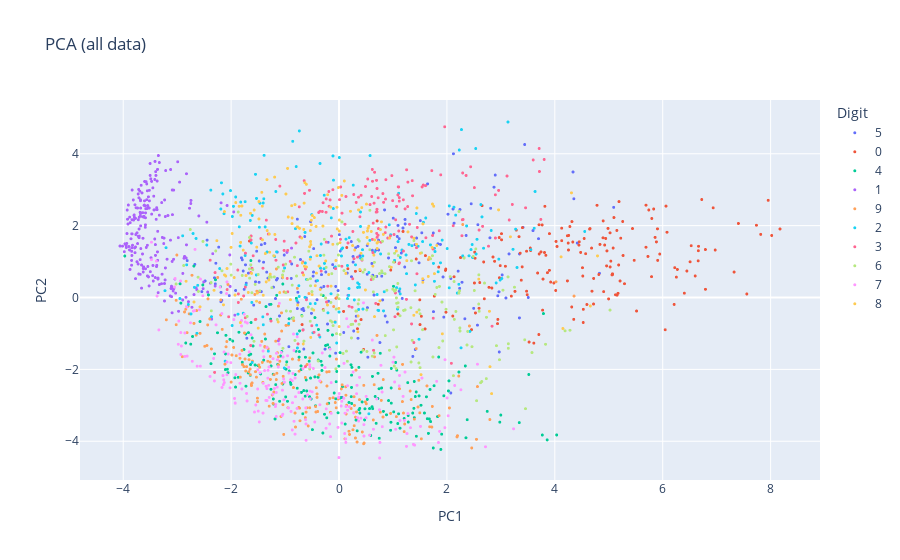

Notebook code for this chart:
### Code cell
# pca

pca = PCA(n_components=2)
X_pca = pca.fit_transform(X)
fig = px.scatter(x=X_pca[:, 0], y=X_pca[:, 1], color=labels.astype(str),
                 title="PCA (all data)",
                 labels={'x': 'PC1', 'y': 'PC2', 'color': 'Digit'})
fig.update_traces(marker=dict(size=3))
fig.show()

### Figure 1 — Plotly figure (JSON) as saved in the notebook; plotly's stock layout.template omitted (floating-point values rounded to 4 significant figures; data arrays with more than 128 entries replaced by an {"elided": "..."} marker saying what was removed)
{"data": [{"hovertemplate": "Digit=5<br>PC1=%{x}<br>PC2=%{y}<extra></extra>", "legendgroup": "5", "marker": {"color": "#636efa", "size": 3, "symbol": "circle"}, "mode": "markers", "name": "5", "showlegend": true, "type": "scattergl", "x": {"elided": "180 float values"}, "xaxis": "x", "y": {"elided": "180 float values"}, "yaxis": "y"}, {"hovertemplate": "Digit=0<br>PC1=%{x}<br>PC2=%{y}<extra></extra>", "legendgroup": "0", "marker": {"color": "#EF553B", "size": 3, "symbol": "circle"}, "mode": "markers", "name": "0", "showlegend": true, "type": "scattergl", "x": {"elided": "191 float values"}, "xaxis": "x", "y": {"elided": "191 float values"}, "yaxis": "y"}, {"hovertemplate": "Digit=4<br>PC1=%{x}<br>PC2=%{y}<extra></extra>", "legendgroup": "4", "marker": {"color": "#00cc96", "size": 3, "symbol": "circle"}, "mode": "markers", "name": "4", "showlegend": true, "type": "scattergl", "x": {"elided": "214 float values"}, "xaxis": "x", "y": {"elided": "214 float values"}, "yaxis": "y"}, {"hovertemplate": "Digit=1<br>PC1=%{x}<br>PC2=%{y}<extra></extra>", "legendgroup": "1", "marker": {"color": "#ab63fa", "size": 3, "symbol": "circle"}, "mode": "markers", "name": "1", "showlegend": true, "type": "scattergl", "x": {"elided": "220 float values"}, "xaxis": "x", "y": {"elided": "220 float values"}, "yaxis": "y"}, {"hovertemplate": "Digit=9<br>PC1=%{x}<br>PC2=%{y}<extra></extra>", "legendgroup": "9", "marker": {"color": "#FFA15A", "size": 3, "symbol": "circle"}, "mode": "markers", "name": "9", "showlegend": true, "type": "scattergl", "x": {"elided": "210 float values"}, "xaxis": "x", "y": {"elided": "210 float values"}, "yaxis": "y"}, {"hovertemplate": "Digit=2<br>PC1=%{x}<br>PC2=%{y}<extra></extra>", "legendgroup": "2", "marker": {"color": "#19d3f3", "size": 3, "symbol": "circle"}, "mode": "markers", "name": "2", "showlegend": true, "type": "scattergl", "x": {"elided": "198 float values"}, "xaxis": "x", "y": {"elided": "198 float values"}, "yaxis": "y"}, {"hovertemplate": "Digit=3<br>PC1=%{x}<br>PC2=%{y}<extra></extra>", "legendgroup": "3", "marker": {"color": "#FF6692", "size": 3, "symbol": "circle"}, "mode": "markers", "name": "3", "showlegend": true, "type": "scattergl", "x": {"elided": "191 float values"}, "xaxis": "x", "y": {"elided": "191 float values"}, "yaxis": "y"}, {"hovertemplate": "Digit=6<br>PC1=%{x}<br>PC2=%{y}<extra></extra>", "legendgroup": "6", "marker": {"color": "#B6E880", "size": 3, "symbol": "circle"}, "mode": "markers", "name": "6", "showlegend": true, "type": "scattergl", "x": {"elided": "200 float values"}, "xaxis": "x", "y": {"elided": "200 float values"}, "yaxis": "y"}, {"hovertemplate": "Digit=7<br>PC1=%{x}<br>PC2=%{y}<extra></extra>", "legendgroup": "7", "marker": {"color": "#FF97FF", "size": 3, "symbol": "circle"}, "mode": "markers", "name": "7", "showlegend": true, "type": "scattergl", "x": {"elided": "224 float values"}, "xaxis": "x", "y": {"elided": "224 float values"}, "yaxis": "y"}, {"hovertemplate": "Digit=8<br>PC1=%{x}<br>PC2=%{y}<extra></extra>", "legendgroup": "8", "marker": {"color": "#FECB52", "size": 3, "symbol": "circle"}, "mode": "markers", "name": "8", "showlegend": true, "type": "scattergl", "x": {"elided": "172 float values"}, "xaxis": "x", "y": {"elided": "172 float values"}, "yaxis": "y"}], "layout": {"legend": {"title": {"text": "Digit"}, "tracegroupgap": 0}, "title": {"text": "PCA (all data)"}, "xaxis": {"anchor": "y", "domain": [0, 1], "title": {"text": "PC1"}}, "yaxis": {"anchor": "x", "domain": [0, 1], "title": {"text": "PC2"}}}}
